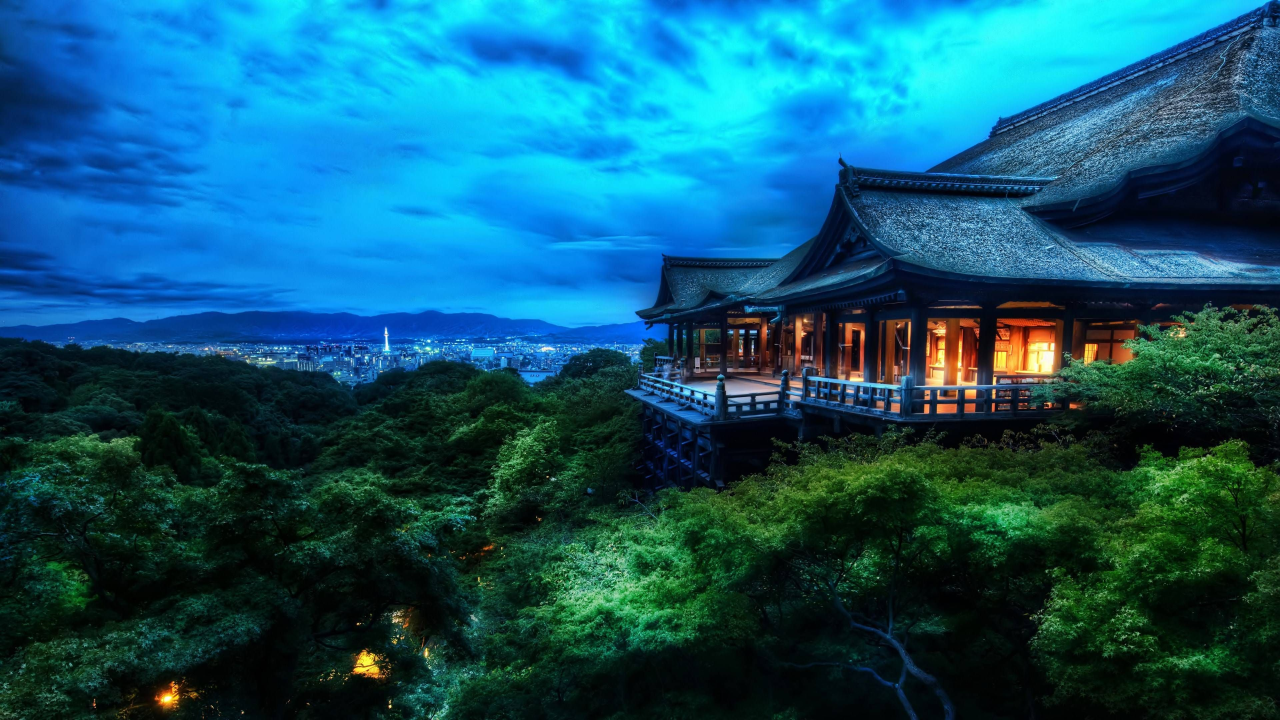
#> input picture Imagem/paisagem.jpg, 3840 x 2160 px, found by its file name (shown at 1/3 size)
$ python exercicio1.py
#> lines starting #> are read from the running program, lines starting #| are printed output that depends on the picture
import cv2
import numpy as np

# Carregar a imagem
imagem = cv2.imread('Imagem/paisagem.jpg')
#> imagem is the input picture: shape (2160, 3840, 3); mean B, G, R 107.7, 85.3, 18.1

# Redimensionar a imagem
largura = 500  # nova largura
altura = 300   # nova altura
imagem_redimensionada = cv2.resize(imagem, (largura, altura))

# Converter as imagens
imagem_gray = cv2.cvtColor(imagem_redimensionada, cv2.COLOR_BGR2GRAY)  # Escala de cinza
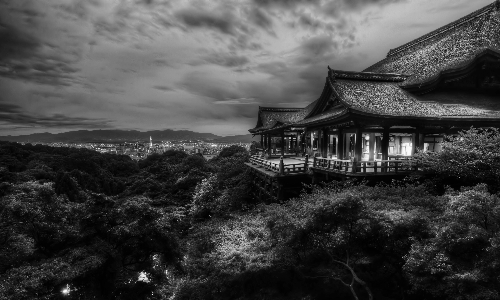
#> imagem_gray: shape (300, 500); min 0, max 251, mean 67.6
imagem_rgb = cv2.cvtColor(imagem_redimensionada, cv2.COLOR_BGR2RGB)    # RGB
imagem_hsv = cv2.cvtColor(imagem_redimensionada, cv2.COLOR_BGR2HSV)    # HSV
#> imagem_hsv: shape (300, 500, 3); mean H, S, V 88.8, 210.7, 117.4

# Converter a imagem ma
imagem_gray_3canais = cv2.cvtColor(imagem_gray, cv2.COLOR_GRAY2BGR)

# Converter a imagem HSV de volta para BGR para visualização
imagem_hsv_bgr = cv2.cvtColor(imagem_hsv, cv2.COLOR_HSV2BGR)

# Nomear as imagens
cv2.putText(imagem_gray_3canais, 'Escala de Cinza', (10, 30), cv2.FONT_HERSHEY_COMPLEX, 0.7, (255, 255, 255), 2)
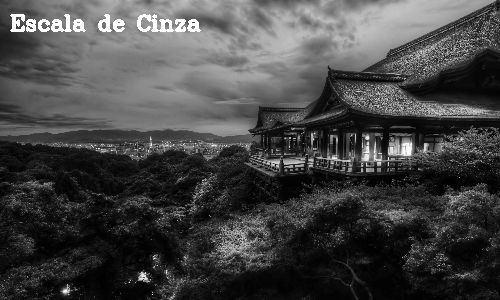
#> imagem_gray_3canais: shape (300, 500, 3); min 0, max 255, mean 69
cv2.putText(imagem_rgb, 'RGB', (10, 30), cv2.FONT_HERSHEY_COMPLEX, 0.7, (255, 255, 255), 2)
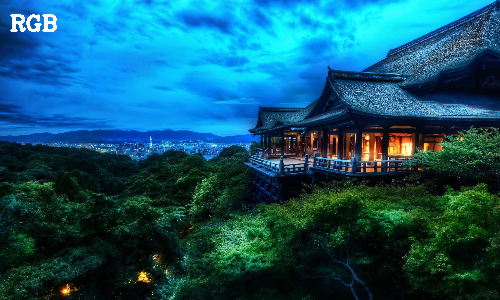
#> imagem_rgb: shape (300, 500, 3); mean R, G, B 18.8, 85.7, 107.7
cv2.putText(imagem_hsv_bgr, 'HSV', (10, 30), cv2.FONT_HERSHEY_COMPLEX, 0.7, (0, 255, 0), 2)
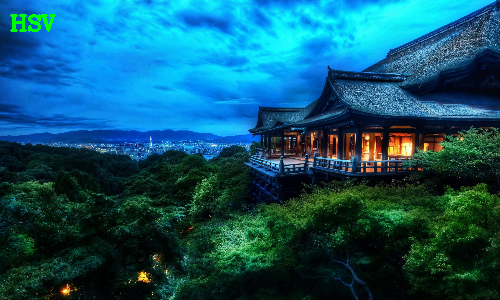
#> imagem_hsv_bgr: shape (300, 500, 3); mean B, G, R 106.7, 85.3, 17.4
cv2.putText(imagem_redimensionada, 'Original', (10, 30), cv2.FONT_HERSHEY_COMPLEX, 0.7, (255, 255, 255), 2)
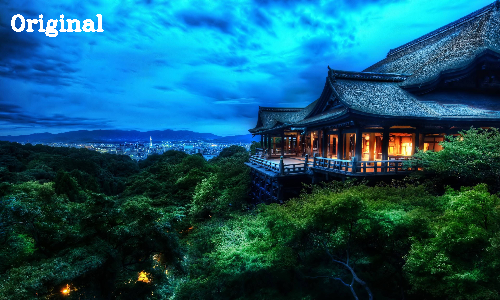
#> imagem_redimensionada: shape (300, 500, 3); mean B, G, R 107.7, 85.9, 19.4

# Concatenar as imagens
linha1 = np.hstack((imagem_gray_3canais, imagem_rgb))
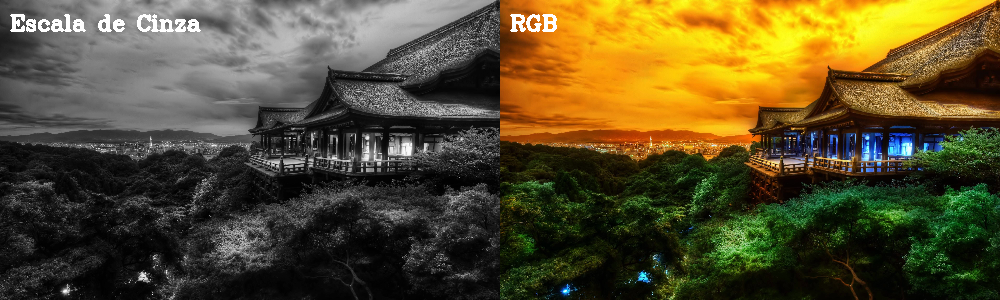
#> linha1: shape (300, 1000, 3); mean B, G, R 43.9, 77.3, 88.3
linha2 = np.hstack((imagem_hsv, imagem_redimensionada))
#> linha2: shape (300, 1000, 3); mean H, S, V 98.2, 148.3, 68.4
imagens_comb = np.vstack((linha1, linha2))
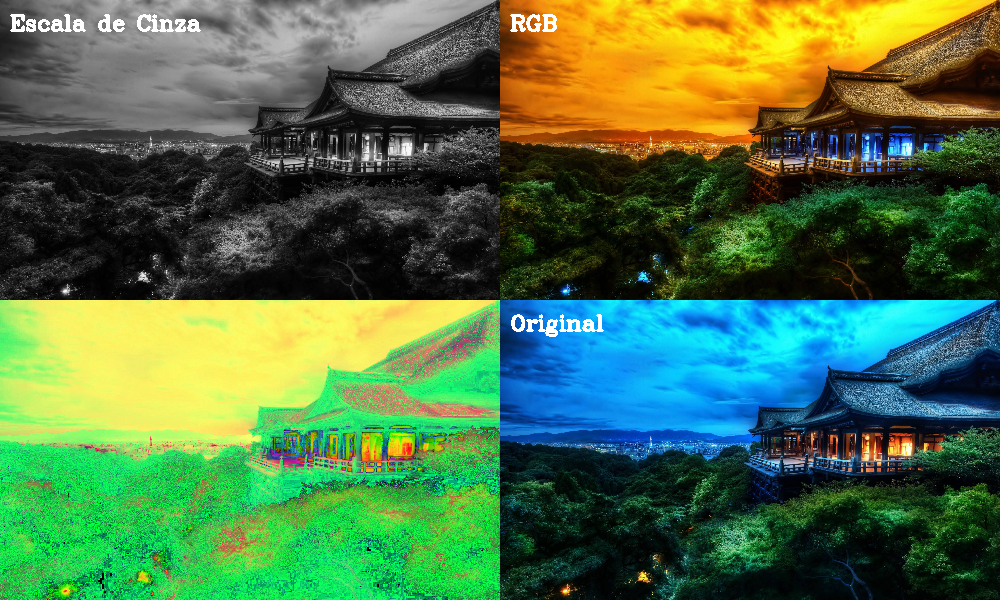
#> imagens_comb: shape (600, 1000, 3); mean B, G, R 71.1, 112.8, 78.4

# Mostrar a imagem combinada
cv2.imshow('Imagem', imagens_comb)

# Aguarda até que uma tecla seja pressionada
cv2.waitKey(0)
cv2.destroyAllWindows()
